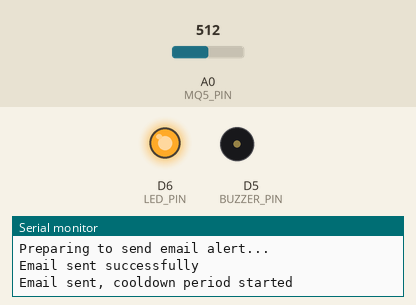
Bench run of a sketch on a simulated ESP8266 (NodeMCU). On the bench: output pins drawn as LEDs (lit = HIGH), buzzer (waves = sounding, pin HIGH), the last lines printed to the serial monitor. Dashed ring = blinking. The test bench sets the inputs (shaded band); at power-on: A0 (MQ5_PIN) = 512. WiFi joins after 1.5 s; servers stay silent unless stated.

Above: at 7.8 s.
7.9 s: A0 (MQ5_PIN) set to 1003
At 9.4 s:
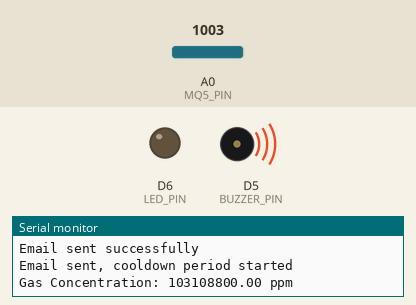
10.1 s: A0 (MQ5_PIN) set to 1018
At 11.0 s:
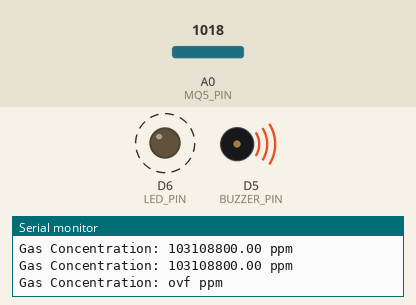
Timing chart, 0 to 19.1 s (numbered marks = the images above; inputs shaded):
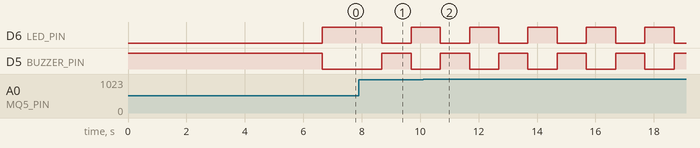

Measured:
- the behaviour switches between 1017 and 1018 on A0 (MQ5_PIN) (found by bisection; images 1 and 2)
- by itself, D6 (LED_PIN), D5 (BUZZER_PIN): alternates HIGH for 1.0 s and LOW for 1.0 s

The sketch:

firmware.ino
```cpp
#include <ESP8266WiFi.h>
#include <ESP_Mail_Client.h>

// WiFi Configuration
#define WIFI_SSID "WIFI"
#define WIFI_PASSWORD "12345678"

// Email Configuration
#define SMTP_HOST "smtp.yourprovider.com"
#define SMTP_PORT 465
#define AUTHOR_EMAIL "your_email@domain.com"
#define AUTHOR_PASSWORD "your_email_password"
#define RECIPIENT_EMAIL "recipient@domain.com"

// Hardware Configuration
#define MQ5_PIN A0        // MQ5 analog input pin
#define BUZZER_PIN D5     // Buzzer pin (active-low)
#define LED_PIN D6        // Visual alarm LED

// Threshold Values
#define GAS_THRESHOLD 200  // Adjust based on your MQ5 calibration
#define BUZZER_INTERVAL 500 // 0.5 second beep interval when active
#define EMAIL_COOLDOWN 300000 // 5 minutes cooldown between emails

SMTPSession smtp;
unsigned long lastEmailTime = 0;
bool emailOnCooldown = false;
unsigned long lastBuzzerTime = 0;
bool buzzerState = HIGH; // Start with buzzer OFF (active-low)
bool alarmActive = false;

// Calibration values
float RO_CLEAN_AIR = 10.0; // Will be calibrated in setup()

void setup() {
  Serial.begin(9600);
  pinMode(BUZZER_PIN, OUTPUT);
  pinMode(LED_PIN, OUTPUT);
  digitalWrite(BUZZER_PIN, HIGH); // Initialize buzzer OFF
  digitalWrite(LED_PIN, LOW);

  connectToWiFi();

  // Setup email (won't actually connect until needed)
  smtp.debug(1);
  ESP_Mail_Session session;
  session.server.host_name = SMTP_HOST;
  session.server.port = SMTP_PORT;
  session.login.email = AUTHOR_EMAIL;
  session.login.password = AUTHOR_PASSWORD;
  session.login.user_domain = "";

  smtp.connect(&session);

  // Calibrate MQ5 sensor (ensure clean air during startup)
  Serial.println("\nCalibrating MQ5 sensor (ensure clean air)...");
  RO_CLEAN_AIR = calibrateMQ5();
  Serial.print("Calibration complete. RO (clean air) = ");
  Serial.println(RO_CLEAN_AIR);

  Serial.println("\nSystem initialized - MQ5 Flammable Gas Detector");
  Serial.println("----------------------------------------------");
}

void loop() {
  float gasConcentration = readGasConcentration();

  Serial.print("Gas Concentration: ");
  Serial.print(gasConcentration);
  Serial.println(" ppm");

  // Handle email cooldown
  if (emailOnCooldown && (millis() - lastEmailTime >= EMAIL_COOLDOWN)) {
    emailOnCooldown = false;
    Serial.println("Email cooldown period ended");
  }

  if (gasConcentration > GAS_THRESHOLD) {
    // Activate alarm (non-blocking)
    unsigned long currentMillis = millis();
    if (currentMillis - lastBuzzerTime >= BUZZER_INTERVAL) {
      lastBuzzerTime = currentMillis;
      buzzerState = !buzzerState; // Toggle state
      digitalWrite(BUZZER_PIN, buzzerState);
      digitalWrite(LED_PIN, buzzerState == LOW ? HIGH : LOW); // LED sync with buzzer
    }
    alarmActive = true;

    // Try to send email if not on cooldown and WiFi is available
    if (!emailOnCooldown && WiFi.status() == WL_CONNECTED) {
      if (sendEmailAlert(gasConcentration)) {
        lastEmailTime = millis();
        emailOnCooldown = true;
        Serial.println("Email sent, cooldown period started");
      }
    }
  } else {
    // Gas level is safe - turn off alarms
    digitalWrite(BUZZER_PIN, HIGH);
    digitalWrite(LED_PIN, LOW);
    alarmActive = false;

    // Reset email cooldown only when gas returns to safe level
    emailOnCooldown = false;
  }

  // Handle WiFi reconnection if needed
  if (WiFi.status() != WL_CONNECTED) {
    connectToWiFi();
  }

  delay(1000); // Delay between readings
}

float calibrateMQ5() {
  float sensorValue = 0;
  // Take multiple samples for calibration
  for (int i = 0; i < 50; i++) {
    sensorValue += analogRead(MQ5_PIN);
    delay(100);
  }
  sensorValue = sensorValue / 50.0;

  // Calculate sensor resistance in clean air
  float sensorVoltage = sensorValue * (5.0 / 1023.0);
  float RS_AIR = ((5.0 * 1.0) / sensorVoltage) - 1.0; // Assuming RL = 1kΩ
  return RS_AIR;
}

float readGasConcentration() {
  int rawValue = analogRead(MQ5_PIN);

  // Convert to voltage
  float sensorVoltage = rawValue * (5.0 / 1023.0);

  // Calculate sensor resistance
  float RS_GAS = ((5.0 * 1.0) / sensorVoltage) - 1.0; // Assuming RL = 1kΩ

  // Calculate ratio (RS/RO)
  float ratio = RS_GAS / RO_CLEAN_AIR;

  // Convert to ppm (approximation for LPG - adjust based on your gas)
  float ppm = 1000 * pow(ratio, -2.95);

  return ppm;
}

void connectToWiFi() {
  Serial.println("Connecting to WiFi...");
  WiFi.begin(WIFI_SSID, WIFI_PASSWORD);

  int attempts = 0;
  while (WiFi.status() != WL_CONNECTED && attempts < 20) {
    delay(500);
    Serial.print(".");
    attempts++;
  }

  if (WiFi.status() == WL_CONNECTED) {
    Serial.println("\nWiFi connected");
    Serial.print("IP address: ");
    Serial.println(WiFi.localIP());
  } else {
    Serial.println("\nFailed to connect to WiFi. Continuing without network.");
  }
}

bool sendEmailAlert(float gasConcentration) {
  Serial.println("Preparing to send email alert...");

  SMTP_Message message;
  message.sender.name = "Gas Detector";
  message.sender.email = AUTHOR_EMAIL;
  message.subject = "FLAMMABLE GAS ALERT!";
  message.addRecipient("Recipient", RECIPIENT_EMAIL);

  String textMsg = "WARNING! Flammable gas detected.\n\n";
  textMsg += "Gas Concentration: " + String(gasConcentration) + " ppm\n";
  textMsg += "Threshold: " + String(GAS_THRESHOLD) + " ppm\n\n";
  textMsg += "Time: " + String(millis() / 1000) + " seconds since startup\n";
  textMsg += "Take appropriate safety measures immediately!";

  message.text.content = textMsg.c_str();

  if (!MailClient.sendMail(&smtp, &message)) {
    Serial.println("Error sending Email, " + smtp.errorReason());
    return false;
  }

  Serial.println("Email sent successfully");
  return true;
}
```
